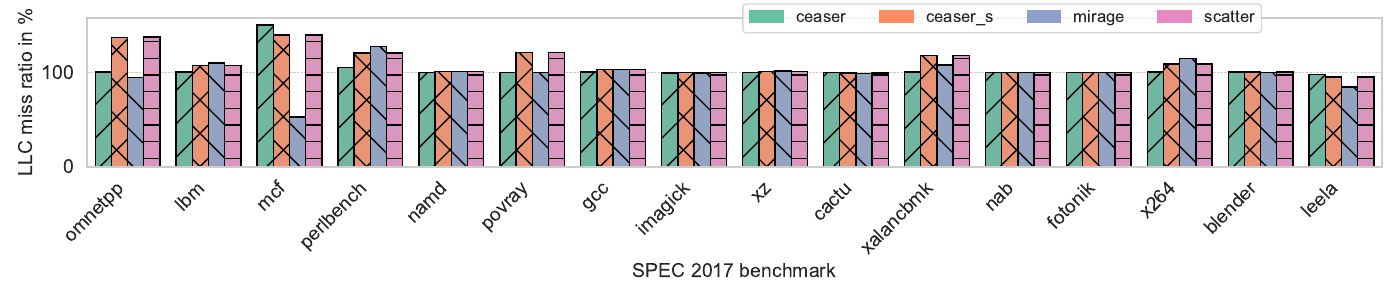

Source code (Python):
import seaborn as sns
import matplotlib.pyplot as plt
import numpy as np
import pandas as pd
import matplotlib.patches as mpatches

# X-axis labels
x_labels = [
    'omnetpp', 'lbm', 'mcf', 'perlbench', 'namd', 'povray', 'gcc', 'imagick', 
    'xz', 'cactu', 'xalancbmk', 'nab', 'fotonik', 'x264', 'blender', 'leela'
]

# Categories
categories = ['ceaser', 'ceaser_s', 'mirage', 'scatter']

y_values = np.array([
    [100.3331075, 137.1556007, 94.59688347, 137.3814363],
    [100.5676199, 107.0924648, 109.7651841, 107.0924648],
    [150, 139.7137677, 52.63646151, 139.7137677],
    [105.3075481, 120.2965557, 127.2932152, 120.2965557],
    [100.0085891, 100.6476217, 100.7524093, 100.6476217],
    [100, 120.7598372, 100, 120.7598372],
    [100.2330689, 102.7571881, 103.1266959, 102.7292879],
    [99.14129796, 99.72858491, 99.23210117, 99.72858491],
    [100.0674884, 101.1579394, 101.5619836, 101.1579394],
    [99.80665585, 99.4502573, 98.95804868, 99.4502573],
    [100.4082139, 118.1364274, 107.7994602, 118.1364274],
    [100, 100, 100, 100],
    [100, 100, 100, 100.166113],
    [100.2557328, 108.9581034, 114.8126039, 108.9581034],
    [100.2298381, 100.5448427, 99.93736279, 100.5448427],
    [97.9110607, 94.96684026, 84.5271115, 94.96684026]
])

# Create a DataFrame
data = pd.DataFrame(y_values, columns=categories)
data['x'] = x_labels

# Reshape the DataFrame to long format for Seaborn
data_long = pd.melt(data, id_vars=['x'], var_name='category', value_name='value')

# Set the style of the plot
sns.set(style="whitegrid")

# Create the plot
plt.figure(figsize=(14, 3))

# Create the column chart with customized design (using 'hue' for color)
barplot = sns.barplot(x='x', y='value', hue='category', data=data_long, palette='Set2')

# Add hatch patterns to each bar to make them visually distinct
for i, bar in enumerate(barplot.patches):
    # Add alternating hatch patterns for better identification
    if i < 16:
        bar.set_hatch('/')
    elif i >= 16 and i < 32:
        bar.set_hatch('x')
    elif i >= 32 and i < 48:
        bar.set_hatch('\\')
    elif i >= 48 and i < 64:
        bar.set_hatch('-')
    else:
        bar.set_hatch('o')
    
    # Optional: add black edge color for each bar
    bar.set_edgecolor('black')

# Rotate the x-axis labels for better readability
plt.xticks(rotation=45, ha='right', fontsize=14)

# Set the y-axis label and title
plt.ylabel('LLC miss ratio in %', fontsize=14)
plt.xlabel('SPEC 2017 benchmark', fontsize=14)

# Increase the font size of the axes ticks
plt.tick_params(axis='both', which='major', labelsize=14)

# Add a grid to make the plot easier to read
plt.grid(True, axis='y', linestyle='--', linewidth=0.5)

# Improve the layout to avoid overlap
plt.tight_layout()

# Create a color palette (same as used in Seaborn barplot)
palette = sns.color_palette('Set2', n_colors=len(categories))

# Create legend handles with hatch patterns and matching colors
hatch_legend = [
    mpatches.Patch(hatch='/', color=palette[0], label='ceaser'),
    mpatches.Patch(hatch='x', color=palette[1], label='ceaser_s'),
    mpatches.Patch(hatch='\\', color=palette[2], label='mirage'),
    mpatches.Patch(hatch='-', color=palette[3], label='scatter')
]

# Update the legend with hatch patterns and matching colors
plt.legend(handles=hatch_legend, bbox_to_anchor=(0.5, 1.15), ncol=5, fontsize=12)

# Show the plot
plt.savefig('treePLRURP.pdf', format='pdf')